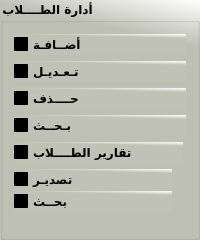
                       <widget class="QGroupBox" name="groupBox_10">
                        <property name="maximumSize">
                         <size>
                          <width>200</width>
                          <height>500</height>
                         </size>
                        </property>
                        <property name="font">
                         <font>
                          <family>PT Bold Heading</family>
                          <pointsize>9</pointsize>
                          <weight>75</weight>
                          <italic>false</italic>
                          <bold>true</bold>
                         </font>
                        </property>
                        <property name="styleSheet">
                         <string notr="true">background:rgb(231, 231, 231);
background-color: qlineargradient(spread:pad, x1:0.964478, y1:0.193, x2:1, y2:0, stop:0 rgba(191, 194, 181, 255), stop:1 rgba(255, 255, 255, 255));    font: 9pt &quot;PT Bold Heading&quot;;
    font-weight: bold;
 color:rgb</string>
                        </property>
                        <property name="title">
                         <string>أدارة الطــــلاب</string>
                        </property>
                        <layout class="QGridLayout" name="gridLayout_51">
                         <item row="0" column="0">
                          <widget class="QCheckBox" name="checkBox_74">
                           <property name="font">
                            <font>
                             <family>PT Bold Heading</family>
                             <pointsize>9</pointsize>
                             <weight>75</weight>
                             <italic>false</italic>
                             <bold>true</bold>
                            </font>
                           </property>
                           <property name="text">
                            <string>أضــافـة</string>
                           </property>
                          </widget>
                         </item>
                         <item row="1" column="0">
                          <widget class="QCheckBox" name="checkBox_75">
                           <property name="font">
                            <font>
                             <family>PT Bold Heading</family>
                             <pointsize>9</pointsize>
                             <weight>75</weight>
                             <italic>false</italic>
                             <bold>true</bold>
                            </font>
                           </property>
                           <property name="text">
                            <string>تـعـديـل</string>
                           </property>
                          </widget>
                         </item>
                         <item row="2" column="0">
                          <widget class="QCheckBox" name="checkBox_399">
                           <property name="font">
                            <font>
                             <family>PT Bold Heading</family>
                             <pointsize>9</pointsize>
                             <weight>75</weight>
                             <italic>false</italic>
                             <bold>true</bold>
                            </font>
                           </property>
                           <property name="text">
                            <string>حــــذف</string>
                           </property>
                          </widget>
                         </item>
                         <item row="3" column="0">
                          <widget class="QCheckBox" name="checkBox_400">
                           <property name="font">
                            <font>
                             <family>PT Bold Heading</family>
                             <pointsize>9</pointsize>
                             <weight>75</weight>
                             <italic>false</italic>
                             <bold>true</bold>
                            </font>
                           </property>
                           <property name="text">
                            <string>بـحــث</string>
                           </property>
                          </widget>
                         </item>
                         <item row="4" column="0">
                          <layout class="QVBoxLayout" name="verticalLayout_334" stretch="20,80">
                           <property name="rightMargin">
                            <number>3</number>
                           </property>
                           <item>
                            <widget class="QCheckBox" name="checkBox_401">
                             <property name="font">
                              <font>
                               <family>PT Bold Heading</family>
                               <pointsize>9</pointsize>
                               <weight>75</weight>
                               <italic>false</italic>
                               <bold>true</bold>
                              </font>
                             </property>
                             <property name="text">
                              <string>تقارير الطــــلاب</string>
                             </property>
                            </widget>
                           </item>
                           <item>
                            <layout class="QVBoxLayout" name="verticalLayout_335">
                             <property name="spacing">
                              <number>1</number>
                             </property>
                             <property name="sizeConstraint">
                              <enum>QLayout::SetMaximumSize</enum>
                             </property>
                             <property name="leftMargin">
                              <number>0</number>
                             </property>
                             <property name="topMargin">
                              <number>0</number>
                             </property>
                             <property name="rightMargin">
                              <number>11</number>
                             </property>
                             <property name="bottomMargin">
                              <number>14</number>
                             </property>
                             <item>
                              <widget class="QCheckBox" name="checkBox_402">
                               <property name="font">
                                <font>
                                 <family>PT Bold Heading</family>
                                 <pointsize>9</pointsize>
                                 <weight>75</weight>
                                 <italic>false</italic>
                                 <bold>true</bold>
                                </font>
                               </property>
                               <property name="text">
                                <string>تصديـر</string>
                               </property>
                              </widget>
                             </item>
                             <item>
                              <widget class="QCheckBox" name="checkBox_403">
                               <property name="font">
                                <font>
                                 <family>PT Bold Heading</family>
                                 <pointsize>9</pointsize>
                                 <weight>75</weight>
                                 <italic>false</italic>
                                 <bold>true</bold>
                                </font>
                               </property>
                               <property name="text">
                                <string>بحــث</string>
                               </property>
                              </widget>
                             </item>
                            </layout>
                           </item>
                          </layout>
                         </item>
                        </layout>
                       </widget>
